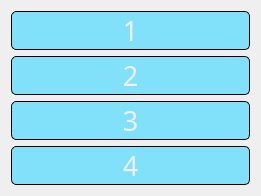
    <widget class="QWidget" name="verticalWidget" native="true">
     <property name="geometry">
      <rect>
       <x>10</x>
       <y>10</y>
       <width>261</width>
       <height>171</height>
      </rect>
     </property>
     <layout class="QVBoxLayout" name="verticalLayout">
      <item>
       <widget class="QLabel" name="lb_logo_46">
        <property name="palette">
         <palette>
          <active>
           <colorrole role="WindowText">
            <brush brushstyle="SolidPattern">
             <color alpha="255">
              <red>240</red>
              <green>240</green>
              <blue>240</blue>
             </color>
            </brush>
           </colorrole>
           <colorrole role="Button">
            <brush brushstyle="SolidPattern">
             <color alpha="255">
              <red>130</red>
              <green>225</green>
              <blue>250</blue>
             </color>
            </brush>
           </colorrole>
           <colorrole role="Text">
            <brush brushstyle="SolidPattern">
             <color alpha="255">
              <red>240</red>
              <green>240</green>
              <blue>240</blue>
             </color>
            </brush>
           </colorrole>
           <colorrole role="ButtonText">
            <brush brushstyle="SolidPattern">
             <color alpha="255">
              <red>240</red>
              <green>240</green>
              <blue>240</blue>
             </color>
            </brush>
           </colorrole>
           <colorrole role="Base">
            <brush brushstyle="SolidPattern">
             <color alpha="255">
              <red>130</red>
              <green>225</green>
              <blue>250</blue>
             </color>
            </brush>
           </colorrole>
           <colorrole role="Window">
            <brush brushstyle="SolidPattern">
             <color alpha="255">
              <red>130</red>
              <green>225</green>
              <blue>250</blue>
             </color>
            </brush>
           </colorrole>
           <colorrole role="PlaceholderText">
            <brush brushstyle="SolidPattern">
             <color alpha="128">
              <red>255</red>
              <green>255</green>
              <blue>255</blue>
             </color>
            </brush>
           </colorrole>
          </active>
          <inactive>
           <colorrole role="WindowText">
            <brush brushstyle="SolidPattern">
             <color alpha="255">
              <red>240</red>
              <green>240</green>
              <blue>240</blue>
             </color>
            </brush>
           </colorrole>
           <colorrole role="Button">
            <brush brushstyle="SolidPattern">
             <color alpha="255">
              <red>130</red>
              <green>225</green>
              <blue>250</blue>
             </color>
            </brush>
           </colorrole>
           <colorrole role="Text">
            <brush brushstyle="SolidPattern">
             <color alpha="255">
              <red>240</red>
              <green>240</green>
              <blue>240</blue>
             </color>
            </brush>
           </colorrole>
           <colorrole role="ButtonText">
            <brush brushstyle="SolidPattern">
             <color alpha="255">
              <red>240</red>
              <green>240</green>
              <blue>240</blue>
             </color>
            </brush>
           </colorrole>
           <colorrole role="Base">
            <brush brushstyle="SolidPattern">
             <color alpha="255">
              <red>130</red>
              <green>225</green>
              <blue>250</blue>
             </color>
            </brush>
           </colorrole>
           <colorrole role="Window">
            <brush brushstyle="SolidPattern">
             <color alpha="255">
              <red>130</red>
              <green>225</green>
              <blue>250</blue>
             </color>
            </brush>
           </colorrole>
           <colorrole role="PlaceholderText">
            <brush brushstyle="SolidPattern">
             <color alpha="128">
              <red>255</red>
              <green>255</green>
              <blue>255</blue>
             </color>
            </brush>
           </colorrole>
          </inactive>
          <disabled>
           <colorrole role="WindowText">
            <brush brushstyle="SolidPattern">
             <color alpha="255">
              <red>240</red>
              <green>240</green>
              <blue>240</blue>
             </color>
            </brush>
           </colorrole>
           <colorrole role="Button">
            <brush brushstyle="SolidPattern">
             <color alpha="255">
              <red>130</red>
              <green>225</green>
              <blue>250</blue>
             </color>
            </brush>
           </colorrole>
           <colorrole role="Text">
            <brush brushstyle="SolidPattern">
             <color alpha="255">
              <red>240</red>
              <green>240</green>
              <blue>240</blue>
             </color>
            </brush>
           </colorrole>
           <colorrole role="ButtonText">
            <brush brushstyle="SolidPattern">
             <color alpha="255">
              <red>240</red>
              <green>240</green>
              <blue>240</blue>
             </color>
            </brush>
           </colorrole>
           <colorrole role="Base">
            <brush brushstyle="SolidPattern">
             <color alpha="255">
              <red>130</red>
              <green>225</green>
              <blue>250</blue>
             </color>
            </brush>
           </colorrole>
           <colorrole role="Window">
            <brush brushstyle="SolidPattern">
             <color alpha="255">
              <red>130</red>
              <green>225</green>
              <blue>250</blue>
             </color>
            </brush>
           </colorrole>
           <colorrole role="PlaceholderText">
            <brush brushstyle="SolidPattern">
             <color alpha="128">
              <red>0</red>
              <green>0</green>
              <blue>0</blue>
             </color>
            </brush>
           </colorrole>
          </disabled>
         </palette>
        </property>
        <property name="font">
         <font>
          <family>微软雅黑</family>
          <pointsize>20</pointsize>
         </font>
        </property>
        <property name="styleSheet">
         <string notr="true">QLabel {
	border: 0.5px solid rgb(0, 0, 0);
	border-radius:5px;
	background-color:rgb(130, 225, 250);
}</string>
        </property>
        <property name="text">
         <string>1</string>
        </property>
        <property name="alignment">
         <set>Qt::AlignCenter</set>
        </property>
       </widget>
      </item>
      <item>
       <widget class="QLabel" name="lb_logo_47">
        <property name="palette">
         <palette>
          <active>
           <colorrole role="WindowText">
            <brush brushstyle="SolidPattern">
             <color alpha="255">
              <red>240</red>
              <green>240</green>
              <blue>240</blue>
             </color>
            </brush>
           </colorrole>
           <colorrole role="Button">
            <brush brushstyle="SolidPattern">
             <color alpha="255">
              <red>130</red>
              <green>225</green>
              <blue>250</blue>
             </color>
            </brush>
           </colorrole>
           <colorrole role="Text">
            <brush brushstyle="SolidPattern">
             <color alpha="255">
              <red>240</red>
              <green>240</green>
              <blue>240</blue>
             </color>
            </brush>
           </colorrole>
           <colorrole role="ButtonText">
            <brush brushstyle="SolidPattern">
             <color alpha="255">
              <red>240</red>
              <green>240</green>
              <blue>240</blue>
             </color>
            </brush>
           </colorrole>
           <colorrole role="Base">
            <brush brushstyle="SolidPattern">
             <color alpha="255">
              <red>130</red>
              <green>225</green>
              <blue>250</blue>
             </color>
            </brush>
           </colorrole>
           <colorrole role="Window">
            <brush brushstyle="SolidPattern">
             <color alpha="255">
              <red>130</red>
              <green>225</green>
              <blue>250</blue>
             </color>
            </brush>
           </colorrole>
           <colorrole role="PlaceholderText">
            <brush brushstyle="SolidPattern">
             <color alpha="128">
              <red>255</red>
              <green>255</green>
              <blue>255</blue>
             </color>
            </brush>
           </colorrole>
          </active>
          <inactive>
           <colorrole role="WindowText">
            <brush brushstyle="SolidPattern">
             <color alpha="255">
              <red>240</red>
              <green>240</green>
              <blue>240</blue>
             </color>
            </brush>
           </colorrole>
           <colorrole role="Button">
            <brush brushstyle="SolidPattern">
             <color alpha="255">
              <red>130</red>
              <green>225</green>
              <blue>250</blue>
             </color>
            </brush>
           </colorrole>
           <colorrole role="Text">
            <brush brushstyle="SolidPattern">
             <color alpha="255">
              <red>240</red>
              <green>240</green>
              <blue>240</blue>
             </color>
            </brush>
           </colorrole>
           <colorrole role="ButtonText">
            <brush brushstyle="SolidPattern">
             <color alpha="255">
              <red>240</red>
              <green>240</green>
              <blue>240</blue>
             </color>
            </brush>
           </colorrole>
           <colorrole role="Base">
            <brush brushstyle="SolidPattern">
             <color alpha="255">
              <red>130</red>
              <green>225</green>
              <blue>250</blue>
             </color>
            </brush>
           </colorrole>
           <colorrole role="Window">
            <brush brushstyle="SolidPattern">
             <color alpha="255">
              <red>130</red>
              <green>225</green>
              <blue>250</blue>
             </color>
            </brush>
           </colorrole>
           <colorrole role="PlaceholderText">
            <brush brushstyle="SolidPattern">
             <color alpha="128">
              <red>255</red>
              <green>255</green>
              <blue>255</blue>
             </color>
            </brush>
           </colorrole>
          </inactive>
          <disabled>
           <colorrole role="WindowText">
            <brush brushstyle="SolidPattern">
             <color alpha="255">
              <red>240</red>
              <green>240</green>
              <blue>240</blue>
             </color>
            </brush>
           </colorrole>
           <colorrole role="Button">
            <brush brushstyle="SolidPattern">
             <color alpha="255">
              <red>130</red>
              <green>225</green>
              <blue>250</blue>
             </color>
            </brush>
           </colorrole>
           <colorrole role="Text">
            <brush brushstyle="SolidPattern">
             <color alpha="255">
              <red>240</red>
              <green>240</green>
              <blue>240</blue>
             </color>
            </brush>
           </colorrole>
           <colorrole role="ButtonText">
            <brush brushstyle="SolidPattern">
             <color alpha="255">
              <red>240</red>
              <green>240</green>
              <blue>240</blue>
             </color>
            </brush>
           </colorrole>
           <colorrole role="Base">
            <brush brushstyle="SolidPattern">
             <color alpha="255">
              <red>130</red>
              <green>225</green>
              <blue>250</blue>
             </color>
            </brush>
           </colorrole>
           <colorrole role="Window">
            <brush brushstyle="SolidPattern">
             <color alpha="255">
              <red>130</red>
              <green>225</green>
              <blue>250</blue>
             </color>
            </brush>
           </colorrole>
           <colorrole role="PlaceholderText">
            <brush brushstyle="SolidPattern">
             <color alpha="128">
              <red>0</red>
              <green>0</green>
              <blue>0</blue>
             </color>
            </brush>
           </colorrole>
          </disabled>
         </palette>
        </property>
        <property name="font">
         <font>
          <family>微软雅黑</family>
          <pointsize>20</pointsize>
         </font>
        </property>
        <property name="styleSheet">
         <string notr="true">QLabel {
	border: 0.5px solid rgb(0, 0, 0);
	border-radius:5px;
	background-color:rgb(130, 225, 250);
}</string>
        </property>
        <property name="text">
         <string>2</string>
        </property>
        <property name="alignment">
         <set>Qt::AlignCenter</set>
        </property>
       </widget>
      </item>
      <item>
       <widget class="QLabel" name="lb_logo_48">
        <property name="palette">
         <palette>
          <active>
           <colorrole role="WindowText">
            <brush brushstyle="SolidPattern">
             <color alpha="255">
              <red>240</red>
              <green>240</green>
              <blue>240</blue>
             </color>
            </brush>
           </colorrole>
           <colorrole role="Button">
            <brush brushstyle="SolidPattern">
             <color alpha="255">
              <red>130</red>
              <green>225</green>
              <blue>250</blue>
             </color>
            </brush>
           </colorrole>
           <colorrole role="Text">
            <brush brushstyle="SolidPattern">
             <color alpha="255">
              <red>240</red>
              <green>240</green>
              <blue>240</blue>
             </color>
            </brush>
           </colorrole>
           <colorrole role="ButtonText">
            <brush brushstyle="SolidPattern">
             <color alpha="255">
              <red>240</red>
              <green>240</green>
              <blue>240</blue>
             </color>
            </brush>
           </colorrole>
           <colorrole role="Base">
            <brush brushstyle="SolidPattern">
             <color alpha="255">
              <red>130</red>
              <green>225</green>
              <blue>250</blue>
             </color>
            </brush>
           </colorrole>
           <colorrole role="Window">
            <brush brushstyle="SolidPattern">
             <color alpha="255">
              <red>130</red>
              <green>225</green>
              <blue>250</blue>
             </color>
            </brush>
           </colorrole>
           <colorrole role="PlaceholderText">
            <brush brushstyle="SolidPattern">
             <color alpha="128">
              <red>255</red>
              <green>255</green>
              <blue>255</blue>
             </color>
            </brush>
           </colorrole>
          </active>
          <inactive>
           <colorrole role="WindowText">
            <brush brushstyle="SolidPattern">
             <color alpha="255">
              <red>240</red>
              <green>240</green>
              <blue>240</blue>
             </color>
            </brush>
           </colorrole>
           <colorrole role="Button">
            <brush brushstyle="SolidPattern">
             <color alpha="255">
              <red>130</red>
              <green>225</green>
              <blue>250</blue>
             </color>
            </brush>
           </colorrole>
           <colorrole role="Text">
            <brush brushstyle="SolidPattern">
             <color alpha="255">
              <red>240</red>
              <green>240</green>
              <blue>240</blue>
             </color>
            </brush>
           </colorrole>
           <colorrole role="ButtonText">
            <brush brushstyle="SolidPattern">
             <color alpha="255">
              <red>240</red>
              <green>240</green>
              <blue>240</blue>
             </color>
            </brush>
           </colorrole>
           <colorrole role="Base">
            <brush brushstyle="SolidPattern">
             <color alpha="255">
              <red>130</red>
              <green>225</green>
              <blue>250</blue>
             </color>
            </brush>
           </colorrole>
           <colorrole role="Window">
            <brush brushstyle="SolidPattern">
             <color alpha="255">
              <red>130</red>
              <green>225</green>
              <blue>250</blue>
             </color>
            </brush>
           </colorrole>
           <colorrole role="PlaceholderText">
            <brush brushstyle="SolidPattern">
             <color alpha="128">
              <red>255</red>
              <green>255</green>
              <blue>255</blue>
             </color>
            </brush>
           </colorrole>
          </inactive>
          <disabled>
           <colorrole role="WindowText">
            <brush brushstyle="SolidPattern">
             <color alpha="255">
              <red>240</red>
              <green>240</green>
              <blue>240</blue>
             </color>
            </brush>
           </colorrole>
           <colorrole role="Button">
            <brush brushstyle="SolidPattern">
             <color alpha="255">
              <red>130</red>
              <green>225</green>
              <blue>250</blue>
             </color>
            </brush>
           </colorrole>
           <colorrole role="Text">
            <brush brushstyle="SolidPattern">
             <color alpha="255">
              <red>240</red>
              <green>240</green>
              <blue>240</blue>
             </color>
            </brush>
           </colorrole>
           <colorrole role="ButtonText">
            <brush brushstyle="SolidPattern">
             <color alpha="255">
              <red>240</red>
              <green>240</green>
              <blue>240</blue>
             </color>
            </brush>
           </colorrole>
           <colorrole role="Base">
            <brush brushstyle="SolidPattern">
             <color alpha="255">
              <red>130</red>
              <green>225</green>
              <blue>250</blue>
             </color>
            </brush>
           </colorrole>
           <colorrole role="Window">
            <brush brushstyle="SolidPattern">
             <color alpha="255">
              <red>130</red>
              <green>225</green>
              <blue>250</blue>
             </color>
            </brush>
           </colorrole>
           <colorrole role="PlaceholderText">
            <brush brushstyle="SolidPattern">
             <color alpha="128">
              <red>0</red>
              <green>0</green>
              <blue>0</blue>
             </color>
            </brush>
           </colorrole>
          </disabled>
         </palette>
        </property>
        <property name="font">
         <font>
          <family>微软雅黑</family>
          <pointsize>20</pointsize>
         </font>
        </property>
        <property name="styleSheet">
         <string notr="true">QLabel {
	border: 0.5px solid rgb(0, 0, 0);
	border-radius:5px;
	background-color:rgb(130, 225, 250);
}</string>
        </property>
        <property name="text">
         <string>3</string>
        </property>
        <property name="alignment">
         <set>Qt::AlignCenter</set>
        </property>
       </widget>
      </item>
      <item>
       <widget class="QLabel" name="lb_logo_49">
        <property name="palette">
         <palette>
          <active>
           <colorrole role="WindowText">
            <brush brushstyle="SolidPattern">
             <color alpha="255">
              <red>240</red>
              <green>240</green>
              <blue>240</blue>
             </color>
            </brush>
           </colorrole>
           <colorrole role="Button">
            <brush brushstyle="SolidPattern">
             <color alpha="255">
              <red>130</red>
              <green>225</green>
              <blue>250</blue>
             </color>
            </brush>
           </colorrole>
           <colorrole role="Text">
            <brush brushstyle="SolidPattern">
             <color alpha="255">
              <red>240</red>
              <green>240</green>
              <blue>240</blue>
             </color>
            </brush>
           </colorrole>
           <colorrole role="ButtonText">
            <brush brushstyle="SolidPattern">
             <color alpha="255">
              <red>240</red>
              <green>240</green>
              <blue>240</blue>
             </color>
            </brush>
           </colorrole>
           <colorrole role="Base">
            <brush brushstyle="SolidPattern">
             <color alpha="255">
              <red>130</red>
              <green>225</green>
              <blue>250</blue>
             </color>
            </brush>
           </colorrole>
           <colorrole role="Window">
            <brush brushstyle="SolidPattern">
             <color alpha="255">
              <red>130</red>
              <green>225</green>
              <blue>250</blue>
             </color>
            </brush>
           </colorrole>
           <colorrole role="PlaceholderText">
            <brush brushstyle="SolidPattern">
             <color alpha="128">
              <red>255</red>
              <green>255</green>
              <blue>255</blue>
             </color>
            </brush>
           </colorrole>
          </active>
          <inactive>
           <colorrole role="WindowText">
            <brush brushstyle="SolidPattern">
             <color alpha="255">
              <red>240</red>
              <green>240</green>
              <blue>240</blue>
             </color>
            </brush>
           </colorrole>
           <colorrole role="Button">
            <brush brushstyle="SolidPattern">
             <color alpha="255">
              <red>130</red>
              <green>225</green>
              <blue>250</blue>
             </color>
            </brush>
           </colorrole>
           <colorrole role="Text">
            <brush brushstyle="SolidPattern">
             <color alpha="255">
              <red>240</red>
              <green>240</green>
              <blue>240</blue>
             </color>
            </brush>
           </colorrole>
           <colorrole role="ButtonText">
            <brush brushstyle="SolidPattern">
             <color alpha="255">
              <red>240</red>
              <green>240</green>
              <blue>240</blue>
             </color>
            </brush>
           </colorrole>
           <colorrole role="Base">
            <brush brushstyle="SolidPattern">
             <color alpha="255">
              <red>130</red>
              <green>225</green>
              <blue>250</blue>
             </color>
            </brush>
           </colorrole>
           <colorrole role="Window">
            <brush brushstyle="SolidPattern">
             <color alpha="255">
              <red>130</red>
              <green>225</green>
              <blue>250</blue>
             </color>
            </brush>
           </colorrole>
           <colorrole role="PlaceholderText">
            <brush brushstyle="SolidPattern">
             <color alpha="128">
              <red>255</red>
              <green>255</green>
              <blue>255</blue>
             </color>
            </brush>
           </colorrole>
          </inactive>
          <disabled>
           <colorrole role="WindowText">
            <brush brushstyle="SolidPattern">
             <color alpha="255">
              <red>240</red>
              <green>240</green>
              <blue>240</blue>
             </color>
            </brush>
           </colorrole>
           <colorrole role="Button">
            <brush brushstyle="SolidPattern">
             <color alpha="255">
              <red>130</red>
              <green>225</green>
              <blue>250</blue>
             </color>
            </brush>
           </colorrole>
           <colorrole role="Text">
            <brush brushstyle="SolidPattern">
             <color alpha="255">
              <red>240</red>
              <green>240</green>
              <blue>240</blue>
             </color>
            </brush>
           </colorrole>
           <colorrole role="ButtonText">
            <brush brushstyle="SolidPattern">
             <color alpha="255">
              <red>240</red>
              <green>240</green>
              <blue>240</blue>
             </color>
            </brush>
           </colorrole>
           <colorrole role="Base">
            <brush brushstyle="SolidPattern">
             <color alpha="255">
              <red>130</red>
              <green>225</green>
              <blue>250</blue>
             </color>
            </brush>
           </colorrole>
           <colorrole role="Window">
            <brush brushstyle="SolidPattern">
             <color alpha="255">
              <red>130</red>
              <green>225</green>
              <blue>250</blue>
             </color>
            </brush>
           </colorrole>
           <colorrole role="PlaceholderText">
            <brush brushstyle="SolidPattern">
             <color alpha="128">
              <red>0</red>
              <green>0</green>
              <blue>0</blue>
             </color>
            </brush>
           </colorrole>
          </disabled>
         </palette>
        </property>
        <property name="font">
         <font>
          <family>微软雅黑</family>
          <pointsize>20</pointsize>
         </font>
        </property>
        <property name="styleSheet">
         <string notr="true">QLabel {
	border: 0.5px solid rgb(0, 0, 0);
	border-radius:5px;
	background-color:rgb(130, 225, 250);
}</string>
        </property>
        <property name="text">
         <string>4</string>
        </property>
        <property name="alignment">
         <set>Qt::AlignCenter</set>
        </property>
       </widget>
      </item>
     </layout>
    </widget>
